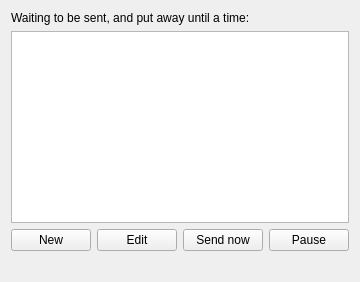
<?xml version="1.0" encoding="UTF-8"?>
<ui version="4.0">
 <class>SettingsScheduled</class>
 <widget class="QWidget" name="SettingsScheduled">
  <layout class="QVBoxLayout" name="outer" stretch="0,1,0,0">
   <item>
    <widget class="QLabel" name="intro">
     <property name="text">
      <string>Waiting to be sent, and put away until a time:</string>
     </property>
    </widget>
   </item>
   <item>
    <widget class="QListWidget" name="list" />
   </item>
   <item>
    <layout class="QHBoxLayout" name="buttons" stretch="0,0,0,0,1">
     <item>
      <widget class="QPushButton" name="newButton">
       <property name="text">
        <string>New</string>
       </property>
       <property name="toolTip">
        <string>Write a new message that is sent at a time you choose</string>
       </property>
      </widget>
     </item>
     <item>
      <widget class="QPushButton" name="editButton">
       <property name="text">
        <string>Edit</string>
       </property>
       <property name="toolTip">
        <string>Change this message; it stays scheduled</string>
       </property>
      </widget>
     </item>
     <item>
      <widget class="QPushButton" name="nowButton">
       <property name="text">
        <string>Send now</string>
       </property>
      </widget>
     </item>
     <item>
      <widget class="QPushButton" name="pauseButton">
       <property name="text">
        <string>Pause</string>
       </property>
      </widget>
     </item>
     <item>
      <spacer name="buttonsEnd">
       <property name="orientation">
        <enum>Qt::Horizontal</enum>
       </property>
       <property name="sizeType">
        <enum>QSizePolicy::Expanding</enum>
       </property>
       <property name="sizeHint" stdset="0">
        <size>
         <width>0</width>
         <height>0</height>
        </size>
       </property>
      </spacer>
     </item>
    </layout>
   </item>
   <item>
    <widget class="QLabel" name="status">
     <property name="text">
      <string />
     </property>
     <property name="wordWrap">
      <bool>true</bool>
     </property>
    </widget>
   </item>
  </layout>
 </widget>
 <resources />
 <connections />
</ui>
